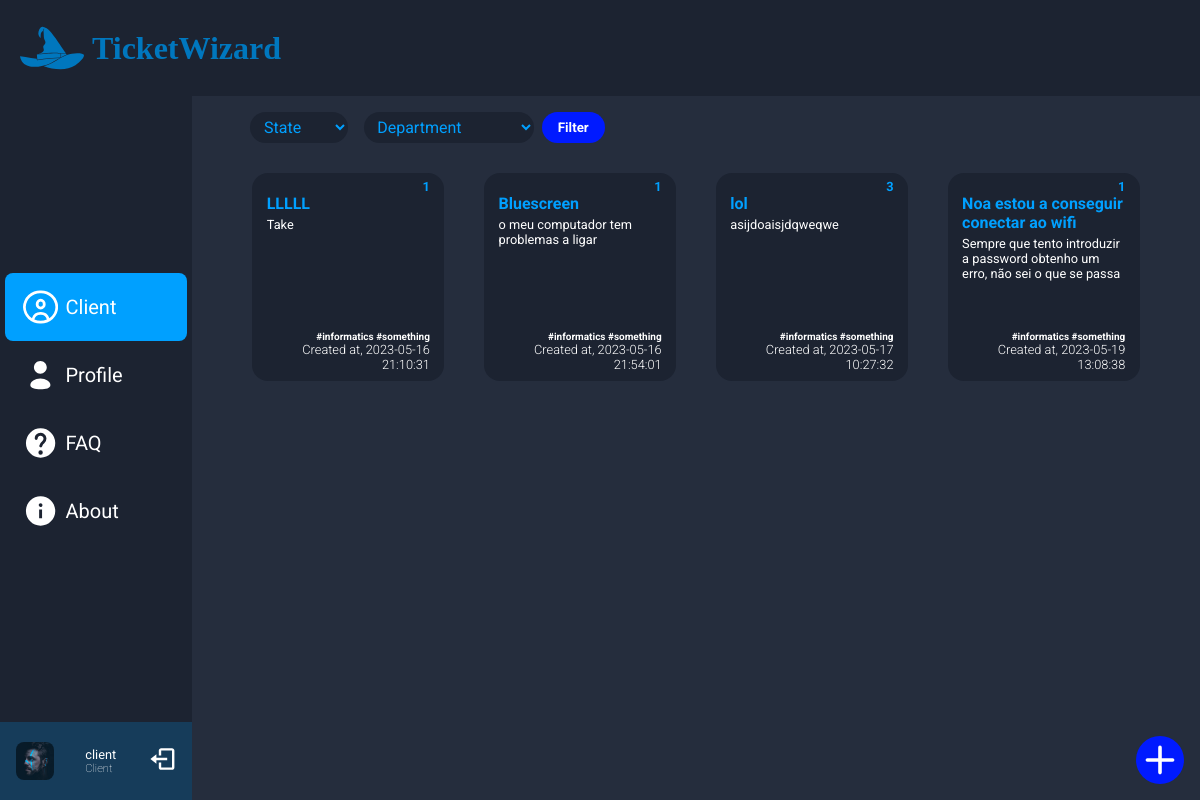
The page /pages/client.php (signed in) on the database its author committed.
### tables this page shows
CREATE TABLE User (
    --ID'S
    id INTEGER PRIMARY KEY AUTOINCREMENT,

    --CONTENT
    username VARCHAR(50) NOT NULL,
    password VARCHAR(50) NOT NULL,
    email VARCHAR(50) NOT NULL,
    full_name VARCHAR(100) NOT NULL,
    image VARCHAR(100),
    created_at TIMESTAMP DEFAULT CURRENT_TIMESTAMP
);

CREATE TABLE Ticket (
    --ID'S
    id INTEGER PRIMARY KEY AUTOINCREMENT,
    user_id INTEGER NOT NULL,
    user_assigned_id INTEGER ,
    department INTEGER,

    --CONTENT
    title VARCHAR(100) NOT NULL,
    description TEXT NOT NULL,
    status INTEGER DEFAULT 3,
    priority VARCHAR(20) ,
    created_at DEFAULT CURRENT_TIMESTAMP,
    updated_at DATETIME,
    isClosed INTEGER NOT NULL CHECK (isClosed IN (0,1)),
    
    --FOREIGN KEYS
    FOREIGN KEY (user_id) REFERENCES Users(id),
    FOREIGN KEY (user_assigned_id) REFERENCES Users(id),
    FOREIGN KEY (department) REFERENCES Department(id)
);

### database/User.class.php (called while the page is built, shortened)
<?php
class User{
    public ?int $id;
    public function __construct(?int $id, string $username, string $password, string $email, string $fullName,string $image) {
        $this->id=$id;
        $this->fullName = $fullName;
        $this->image = $image;
    }
    public function whatPermission($db) {
        $stmt = $db->prepare("SELECT * FROM Admin WHERE id = ?");
        $stmt->execute([$this->id]);
        $result = $stmt->fetch();
        $stmt = $db->prepare("SELECT * FROM Agent WHERE id = ?");
        $stmt->execute([$this->id]);
        $result = $stmt->fetch();
        $stmt = $db->prepare("SELECT * FROM Client WHERE id = ?");
        $stmt->execute([$this->id]);
        $result = $stmt->fetch();
        if($result !== false) return 'Client';
        return null;
    }
    static function getUser($db, int $id) {
        $stmt = $db->prepare('
        SELECT *
        FROM User
        WHERE id = ?
        ');
        $stmt->execute(array($id));
        $user = $stmt->fetch();
        return new User(
            $user['id'],
            $user['username'],
            $user['password'],
            $user['email'],
            $user['full_name'],
            $user['image']
        );
    }
}
?>

### session.php (called while the page is built, shortened)
<?php
  class Session {
    public function getId() : ?int {
      return isset($_SESSION['id']) ? $_SESSION['id'] : null;
    }
  }
?>

### database/Ticket.class.php (called while the page is built, shortened)
<?php
function getTicketsFromClient($db, int $user_id) {
    $stmt = $db->prepare('
    SELECT id, user_id, user_assigned_id, department, title, description, status, priority, created_at, updated_at, isClosed
    FROM Ticket
    WHERE user_id = ?
    ');
    $stmt->execute(array($user_id));
    $tickets = $stmt->fetchAll();
    return $tickets;
}

### templates/clientTickets.php (the view, shortened to what this page needs)
<?php function drawClientTickets($tickets, $db){ ?>
        <div class="main-content">
            <form class="filter">
                <select class="form-filter" id="State" name="State" col-index=1 onchange="filter_rows()">
                    <option  value="">State</option>
                </select>
                <select class="form-filter" id="Department" name="Department" col-index=2 onchange="filter_rows()">
                    <option value="">Department</option>
                </select>
                <input type="submit" value="Filter">
            </form>
            <div class="tickets-container">
            <?php foreach($tickets as $ticket) { ?>
                <div id="ticket" class="ticket unselectable" state="<?=$ticket['status']?>">
                    <div class="innerCard transition"  ticket_id =<?=$ticket['id'] ?>>
                        <div class="frontSide">
                            <p class="state"><?=$ticket['status']?></p>
                            <h2 class="title"><?=$ticket['title'] ?></h2>
                            <p class="description"><?=$ticket['description'] ?> </p>
                            <p class="hashtags">#informatics #something</p>
                            <p class="created">Created at, <?=$ticket['created_at'] ?></p>
                        </div>
                        <div class="backSide">
                            <h2><?=$ticket['status']?></h2>
                            <p class="department"><span>Department: </span><?=$ticket['department'] ?></p>
                            <p class="agent"><span>Agent:</span><?php if(is_null($ticket['user_assigned_id'])){ echo ' Undefined';} else { $agentName=User::getUser($db,$ticket['user_assigned_id']); echo $agentName->username; }?> </p>
                            <div class="circle">
                            </div>
                            <p class="date"><?php if($ticket['updated_at']!='') { echo 'Updated at, ' . $ticket['updated_at']; }?></p>
                        </div>
                    </div>
                </div>
                <?php } ?>
        </div>
    </div>
</body>
</html>
<?php } ?>

### templates/nav.tpl.php (shortened to what this page needs)
<?php function drawNav(User $user, $db, String $selected){ ?>
    <main>
        <nav class="nav-bar">
            <ul>
                <?php if($user->whatPermission($db)=='Client' || $user->whatPermission($db)== 'Agent' || $user->whatPermission($db)=='Admin') drawNavClient($selected);?>
                <?php $selectedBool='false'; if($selected=='profile') $selectedBool='true'; ?>
                <li class="nav-item unselectable" selected= <?= $selectedBool?>>
                    <a href="../pages/profile.php">
                        <div class="option-container">
                            <p>Profile</p>
                        </div>
                    </a>
                </li>
                <?php if($user->whatPermission($db)=='Agent' || $user->whatPermission($db)=='Admin' || $user->whatPermission($db)== 'Client') drawNavFaq($selected); ?>
                <?php if($user->whatPermission($db)=='Agent' || $user->whatPermission($db)=='Admin' || $user->whatPermission($db)== 'Client') drawNavAbout($selected); ?>
            </ul>
            <div class="user-info unselectable">
                <div class="square">
                    <img src="<?= $user->image ?>" alt="user_image">
                </div>
                <div>
                    <p class="name"><?php echo $user->fullName?></p>
                    <p class="role"><?php echo $user->whatPermission($db) ?></p>
                </div>
                <a href='../actions/actionlogout.php'>
                    <svg class="log-out" fill="#000000" width="50" height="50" viewBox="0 0 24 24"
                         xmlns="http://www.w3.org/2000/svg"><path d="M16 13v-2H7V8l-5 4 5 4v-3z"/><path d="M20 3h-9c-1.103 0-2 .897-2 2v4h2V5h9v14h-9v-4H9v4c0 1.103.897 2 2 2h9c1.103 0 2-.897 2-2V5c0-1.103-.897-2-2-2z"/></svg>
                </a>
            </div>
        </nav>
<?php } ?>
<?php function drawNavClient(String $selected){ ?>
    <?php $selectedBool='false'; if($selected=='client') $selectedBool='true'; ?>
    <li class="nav-item unselectable" selected = <?php echo $selectedBool ?>>
        <a href='../pages/client.php'>
            <div class="option-container">
                <p>Client</p>
            </div>
        </a>
    </li>
<?php } ?>
<?php function drawNavFaq(String $selected){ ?>
    <?php $selectedBool='false'; if($selected=='faq') $selectedBool='true'; ?>
    <li class="nav-item unselectable" selected =<?php echo $selectedBool ?>>
        <a href='../pages/faq.php'>
            <div class="option-container">
                <p>FAQ</p>
            </div>
        </a>
    </li>
<?php } ?>
<?php function drawNavAbout(String $selected){ ?>
    <?php $selectedBool='false'; if($selected=='about') $selectedBool='true'; ?>
    <li class="nav-item unselectable" selected=<?php echo $selectedBool ?>>
        <a href="../pages/about.php">
            <div class="option-container">
                <p>About</p>
            </div>
        </a>
    </li>
<?php } ?>

### style/constants.css (style rules this page uses)
:root { --highlight-color: #00A0FF; --opened-color: #30B900; --pending-color: #ABABAB; --closed-color: #BF0000; --dark-blue: #1C2331; --background-color: #252D3D; --text-color: #FFF; --logo-color: #0077BE; --dark-blue-highlight: #001AFF; --text-font: 'Roboto', sans-serif; --hightlight-font: 'DM Serif Display', serif; }

### style/navigation.css (style rules this page uses)
* { margin: 0; text-decoration: none; }
ul, li { list-style-type: none; padding: 0; }
.unselectable { user-select: none; }
body { background: var(--background-color); }
main { display: flex; height: 88vh; }
ul { display: flex; flex-direction: column; align-items: center; width: 100%; margin-top: auto; }
li { border-radius: 0.5rem; width: 95%; }
.nav-bar { display: flex; flex-direction: column; align-items: center; background: var(--dark-blue); min-width: 16vw; }
.option-container { display: flex; align-items: center; gap: 5%; color: var(--text-color); font-size: 1.25em; font-family: var(--text-font); padding-inline: 10%; padding-block: 5%; cursor: pointer; }
li[selected = "true"] { background-color: var(--highlight-color); }
.nav-item svg, .nav-item path { min-width: 2rem; max-width: 2.2rem; aspect-ratio: 1/1; fill: var(--text-color); }
.user-info { margin-top: auto; display: flex; justify-content: space-around; align-items: center; background-color: rgba(0, 160, 255, 20%); width: 100%; padding-block: 0.75rem; }
.square { position: relative; width: min(3rem, 20%); aspect-ratio: 1/1; border-radius: 0.5rem; }
.square img { position: absolute; top: 0; left: 0; aspect-ratio: 1/1; border-radius: 0.5rem; width: 100%; object-fit: cover; }
.name, .role { color: var(--text-color); font-family: var(--text-font); }
.name { font-size: 80%; max-font-size: 1rem; overflow-x: clip; }
.role { font-size: 70%; max-font-size: 1rem; font-weight: lighter; overflow-x: clip; }
.log-out { fill: var(--text-color); min-width: 1.75rem; max-width: 1.8rem; aspect-ratio: 1/1; }

### style/create_ticket.css (style rules this page uses)
.add-form textarea::placeholder, input::placeholder { color: var(--text-color); }

### rows shown on the page
user: image (placeholder picture), full_name "client"
ticket: status "1", title "LLLLL", description "Take", created_at "2023-05-16 21:10:31"
ticket: status "1", title "Bluescreen", description "o meu computador tem problemas a ligar", created_at "2023-05-16 21:54:01"
ticket: status "3", title "lol", description "asijdoaisjdqweqwe", created_at "2023-05-17 10:27:32"
ticket: status "1", title "Noa estou a conseguir conectar ao wifi", description "Sempre que tento introduzir a password obtenho um erro, não sei o que se passa", created_at "2023-05-19 13:08:38"

### other values the page prints
$user->whatPermission($db) "Client"
